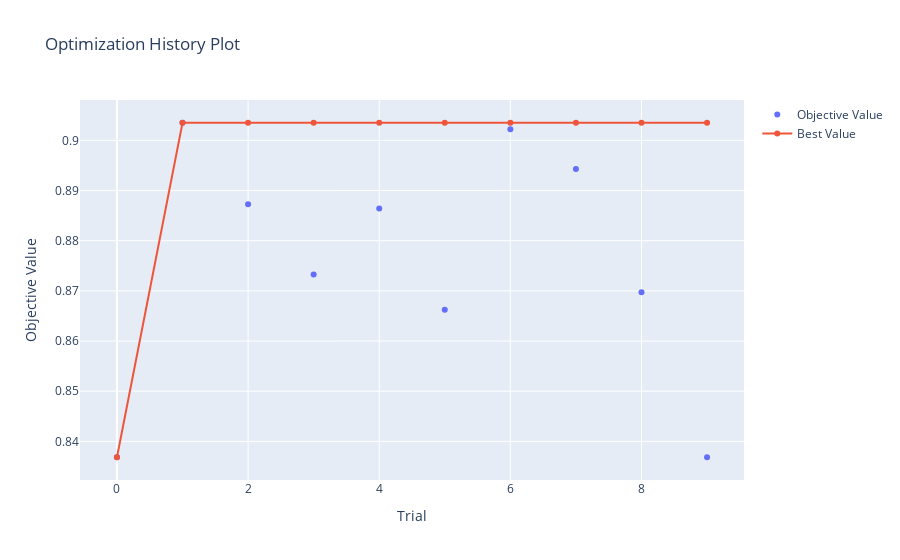

Notebook code for this chart:
### Code cell
# Plot optimization history of all trials in a study.

optuna.visualization.plot_optimization_history(study)

### Figure 1 — Plotly figure (JSON) as saved in the notebook; plotly's stock layout.template omitted (floating-point values rounded to 4 significant figures)
{"data": [{"mode": "markers", "name": "Objective Value", "type": "scatter", "x": [0, 1, 2, 3, 4, 5, 6, 7, 8, 9], "y": [0.8368, 0.9035, 0.8873, 0.8732, 0.8864, 0.8662, 0.9022, 0.8943, 0.8697, 0.8368]}, {"name": "Best Value", "type": "scatter", "x": [0, 1, 2, 3, 4, 5, 6, 7, 8, 9], "y": [0.8368, 0.9035, 0.9035, 0.9035, 0.9035, 0.9035, 0.9035, 0.9035, 0.9035, 0.9035]}], "layout": {"title": {"text": "Optimization History Plot"}, "xaxis": {"title": {"text": "Trial"}}, "yaxis": {"title": {"text": "Objective Value"}}}}
